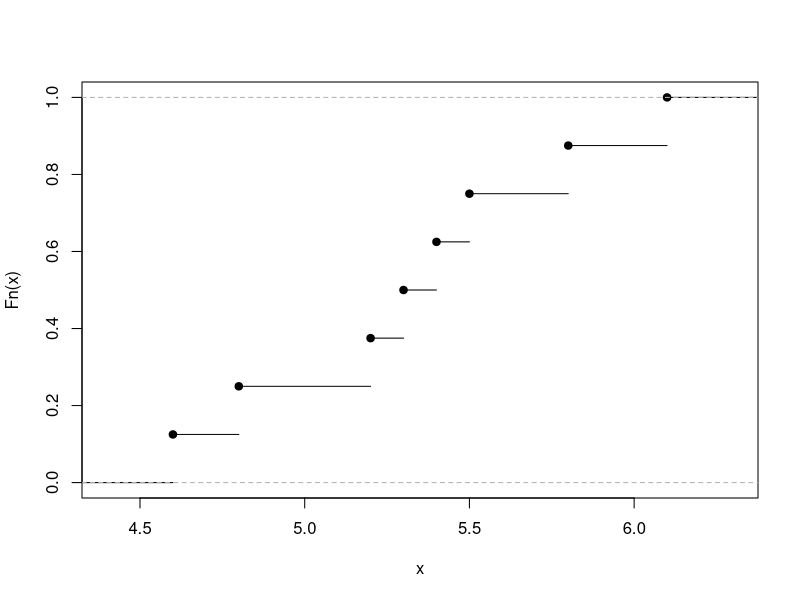
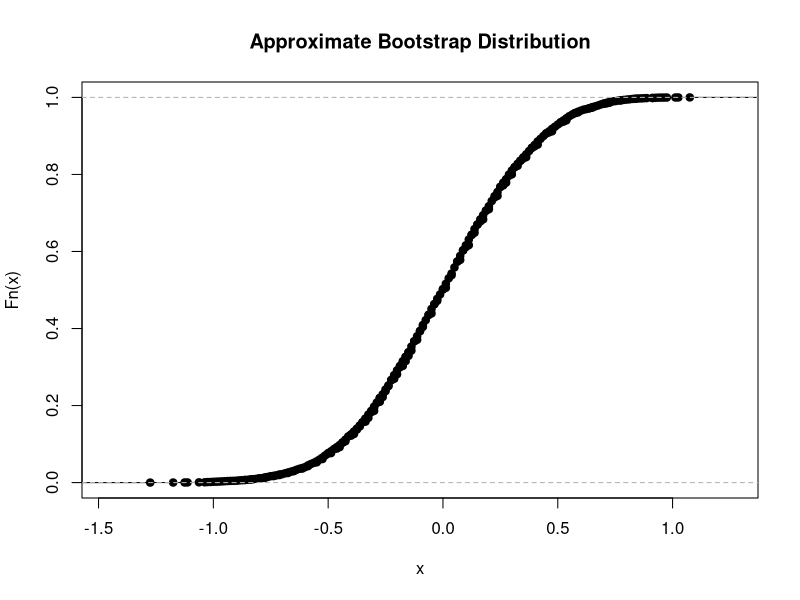
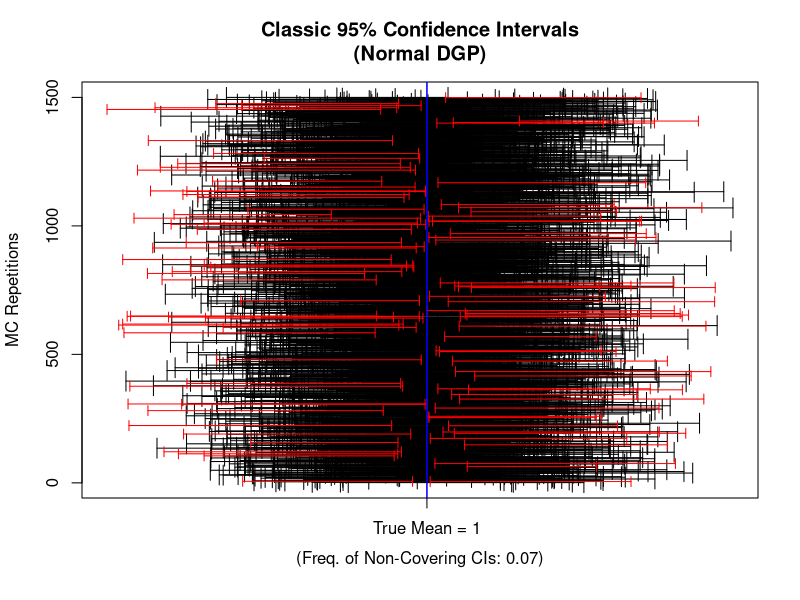
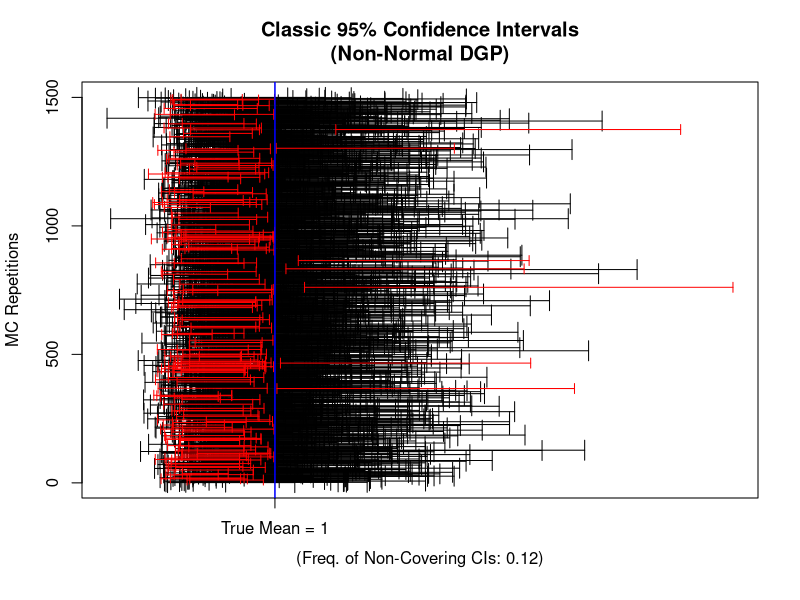
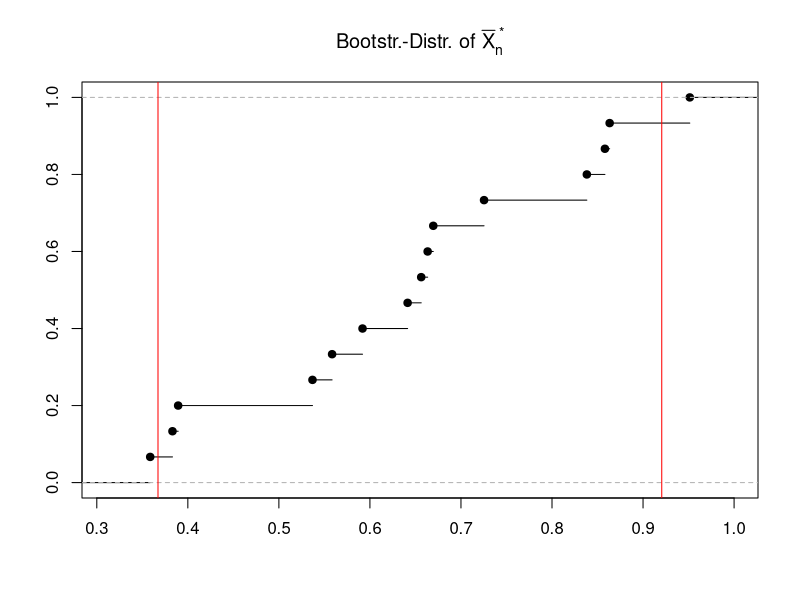
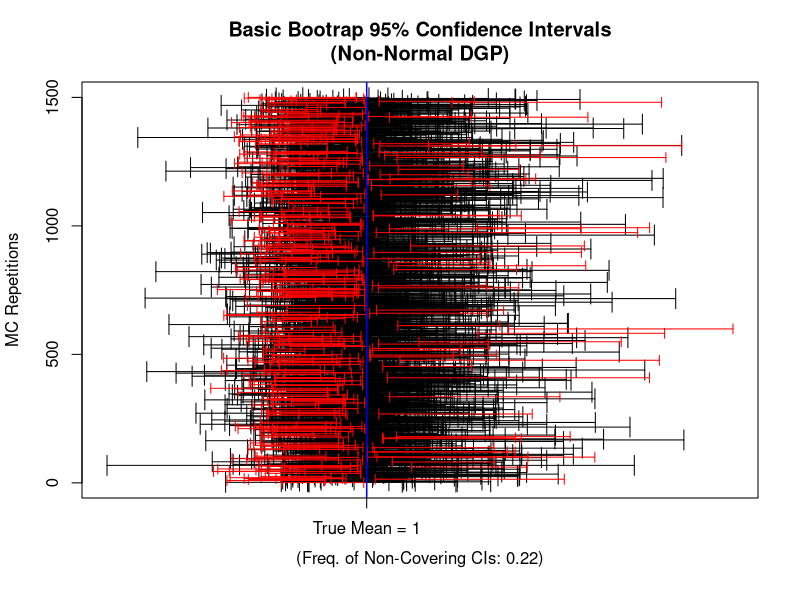
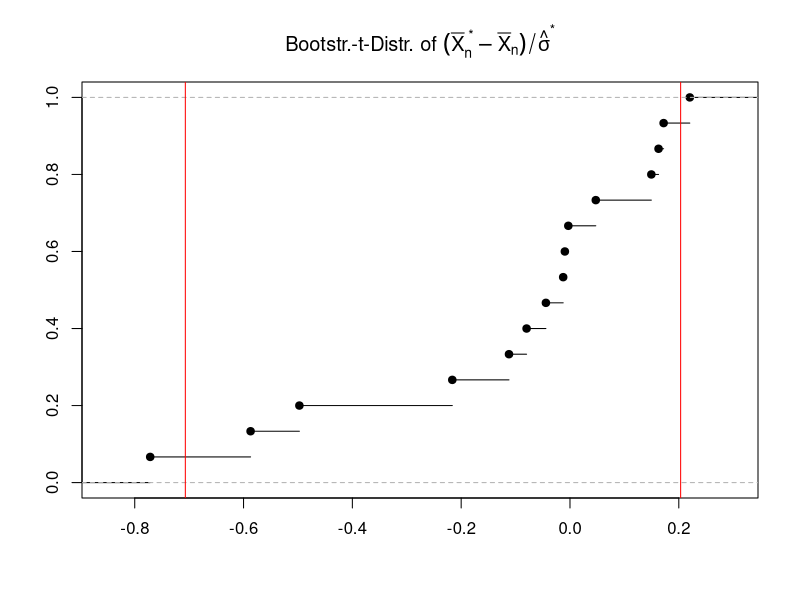
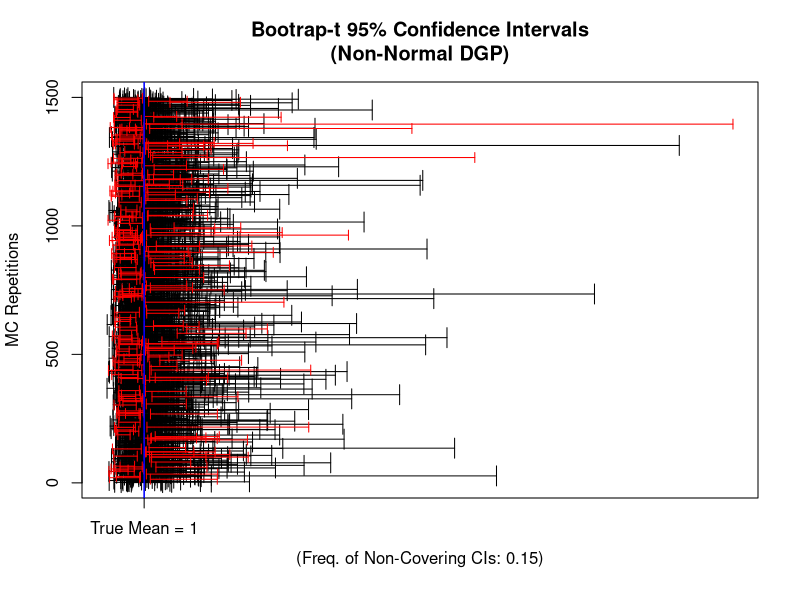

Reproduce these figures in R, in order.
## ---- chunk 1

observedSample <- c(5.20, 4.80, 5.30, 4.60, 
                    6.10, 5.40, 5.80, 5.50)

myecdf_fun     <- ecdf(observedSample)

plot(myecdf_fun, main="")


## Note: ecdf() returns a function!
myecdf_fun(5.0)
## ---- chunk 2
observedSample <- c(-0.6, 1.0,  1.4, -0.8, 
                     1.6, 1.9, -0.1,  0.7)
## ---- chunk 3
## generating a bootstrap sample
bootSample <- sample(x       = observedSample, 
                     size    = length(observedSample), 
                     replace = TRUE)
## ---- chunk 4
n                <- length(observedSample)
Xbar             <- mean(observedSample)
m                <- 10000 # number of bootstrap samples 
Xbar_boot        <- vector(mode = "double", length = m)

for(k in seq_len(m)){
 bootSample          <- sample(x       = observedSample, 
                               size    = n, 
                               replace = TRUE)
 Xbar_boot[k]        <- mean(bootSample)
}

plot(ecdf( Xbar_boot - Xbar ), 
     main="Approximate Bootstrap Distribution")
## ---- chunk 5
round(sd(Xbar_boot), 2)
## ---- chunk 6
##  Setup:
n     <-   20 # Sample Size
mean  <-    1 # Mean
sdev  <-    2 # Standard Deviation
alpha <- 0.05 # Level

set.seed(123)
B          <- 1500 # MC repetitions
CI.lo.vec  <- rep(NA, B)
CI.up.vec  <- rep(NA, B)
  
## MC-Simulation:
for(b in 1:B){
  ## Data Generating Process:
  X.sample     <- rnorm(n=n, mean = mean, sd = sdev) 
  ## Estimates:
  X.bar.MC     <- mean(X.sample)
  sd.hat.MC    <- sd(X.sample)
  ## Classic CIs:
  
  CI.lo.vec[b] <- X.bar.MC - qnorm(p = 1-alpha/2)*(sd.hat.MC/sqrt(n))
  CI.up.vec[b] <- X.bar.MC + qnorm(p = 1-alpha/2)*(sd.hat.MC/sqrt(n))

  #CI.lo.vec[b] <- X.bar.MC - qt(p = 1-alpha/2, df=n-1)*(sd.hat.MC/sqrt(n))
  #CI.up.vec[b] <- X.bar.MC + qt(p = 1-alpha/2, df=n-1)*(sd.hat.MC/sqrt(n))
}

## How often does the classic CI cover the true mean?
CI.checks      <- CI.lo.vec <= mean  &  mean <= CI.up.vec
freq.non.cover <- length(CI.checks[CI.checks==FALSE])/B

## Plot
plot(x=0,y=0,xlim=range(CI.lo.vec, CI.up.vec), ylim=c(1,B), type="n", 
     ylab="MC Repetitions", xlab="", axes = FALSE, 
     main="Classic 95% Confidence Intervals\n(Normal DGP)")
axis(1, at=c(1), labels ="True Mean = 1")
axis(2); box()
mtext(side = 1, text=paste0("(Freq. of Non-Covering CIs: ",
      round(freq.non.cover,digits = 2),")"), line = 2.5)
## Covering CIs:
arrows(x0=CI.lo.vec[CI.checks==TRUE], 
       x1=CI.up.vec[CI.checks==TRUE], 
       y0=c(1:B)[CI.checks==TRUE], y1=c(1:B)[CI.checks==TRUE], 
       angle=90, code = 3, length = .1, col="black")
## Non-Covering CIs:
arrows(x0=CI.lo.vec[CI.checks==FALSE], 
       x1=CI.up.vec[CI.checks==FALSE], 
       y0=c(1:B)[CI.checks==FALSE], y1=c(1:B)[CI.checks==FALSE], 
       angle=90, code = 3, length = .05, col="red")
abline(v=mean,col="blue", lwd=1.5)
## ---- chunk 7
## Setup:
n     <-   20  # Sample Size
df    <-    1  # (=> mean==1)
alpha <- 0.05 # Level

set.seed(123)
B          <- 1500 # MC repetitions
CI.lo.vec  <- rep(NA, B)
CI.up.vec  <- rep(NA, B)
  
## MC-Simulation:
for(b in 1:B){
  ## Data Generating Process:
  X.sample     <- rchisq(n, df=df)
  ## Estimates:
  X.bar.MC     <- mean(X.sample)
  sd.hat.MC    <- sd(X.sample)
  ## Classic CIs:
  
  CI.lo.vec[b] <- X.bar.MC - qnorm(p = 1-alpha/2)*(sd.hat.MC/sqrt(n))
  CI.up.vec[b] <- X.bar.MC + qnorm(p = 1-alpha/2)*(sd.hat.MC/sqrt(n))
  
  #CI.lo.vec[b] <- X.bar.MC - qt(p = 1-alpha/2, df=n-1)*(sd.hat.MC/sqrt(n))
  #CI.up.vec[b] <- X.bar.MC + qt(p = 1-alpha/2, df=n-1)*(sd.hat.MC/sqrt(n))
}

## How often does the classic CI cover the true mean?
CI.checks      <- CI.lo.vec <= mean  &  mean <= CI.up.vec
freq.non.cover <- length(CI.checks[CI.checks==FALSE])/B

## Plot
plot(x=0,y=0,xlim=range(CI.lo.vec, CI.up.vec), ylim=c(1,B), type="n", 
     ylab="MC Repetitions", xlab="", axes = FALSE, 
     main="Classic 95% Confidence Intervals\n(Non-Normal DGP)")
axis(1, at=c(1), labels ="True Mean = 1")
axis(2); box()
mtext(side = 1, text=paste0("(Freq. of Non-Covering CIs: ",
      round(freq.non.cover,digits = 2),")"), line = 2.5)
## Covering CIs:
arrows(x0=CI.lo.vec[CI.checks==TRUE], 
       x1=CI.up.vec[CI.checks==TRUE], 
       y0=c(1:B)[CI.checks==TRUE], y1=c(1:B)[CI.checks==TRUE], 
       angle=90, code = 3, length = .1, col="black")
## Non-Covering CIs:
arrows(x0=CI.lo.vec[CI.checks==FALSE], 
       x1=CI.up.vec[CI.checks==FALSE], 
       y0=c(1:B)[CI.checks==FALSE], y1=c(1:B)[CI.checks==FALSE], 
       angle=90, code = 3, length = .05, col="red")
abline(v=mean,col="blue", lwd=1.5)
## ---- chunk 8
## Setup:
n     <-   20  # Sample Size
df    <-    1  # (=> mean==1)

## IID random sample:
set.seed(123)
S_n  <- rchisq(n, df=df)

## Empirical mean:
(X.bar <- mean(S_n))
## ---- chunk 9
## Bootstr-Setup:
alpha            <- 0.05
n.Bootsrap.draws <- 15#1500

## Generate bootstap samples:
Bootstr.Samples  <- matrix(NA, nrow=n, ncol=n.Bootsrap.draws)

for(j in 1:n.Bootsrap.draws){
  Bootstr.Samples[,j] <- sample(x=S_n, size=n, replace = TRUE)
}
## Boostrap draws of \bar{X}_n^*:
X.bar.bootstr.vec <- apply(X = Bootstr.Samples, MARGIN = 2, FUN = mean)

## Quantile of the bootstr.-distribution of \bar{X}_n^*:
t.1 <- quantile(X.bar.bootstr.vec, probs = 1-alpha/2)
t.2 <- quantile(X.bar.bootstr.vec, probs = alpha/2)
## plot
plot(ecdf(X.bar.bootstr.vec), xlab="", ylab="",
     main=expression(paste("Bootstr.-Distr. of ",bar(X)[n]^{" *"})))
abline(v=c(t.1,t.2),col="red")
## ---- chunk 10
## Basic Bootstrap Confidence Interval:
CI.Basic.Bootstr.lo <- 2*X.bar - t.1
CI.Basic.Bootstr.up <- 2*X.bar - t.2

## Re-labeling of otherwise false names:
attr(CI.Basic.Bootstr.lo, "names") <- c("2.5%")
attr(CI.Basic.Bootstr.up, "names") <- c("97.5%")
##
c(CI.Basic.Bootstr.lo, CI.Basic.Bootstr.up)
## ---- chunk 11
## Setup:
n     <-   20  # Sample Size
df    <-    1  # (=> mean==1)
mean  <-   df
alpha <- 0.05 # Level
n.Bootsrap.draws <- 15#1500

## MC-Setup:
set.seed(123)
B          <- 1500 # MC repetitions
CI.Basic.Bstr.lo.vec <- rep(NA, B)
CI.Basic.Bstr.up.vec <- rep(NA, B)

## MC-Simulation:
for(b in 1:B){
  ## Data Generating Process:
  S_n.MC        <- rchisq(n, df=df)
  ## Estimate:
  X.bar.MC      <- mean(S_n.MC)
  ## 
  Bootstr.Samples.MC  <- matrix(NA, nrow=n, ncol=n.Bootsrap.draws)
  for(j in 1:n.Bootsrap.draws){
    Bootstr.Samples.MC[,j] <- sample(x=S_n.MC, size=n, replace = TRUE)
  }
  X.bar.bootstr.MC.vec <- apply(X = Bootstr.Samples.MC, MARGIN = 2, FUN = mean)
  ## (1-alpha/2)-quantile:
  t.1.MC <- quantile(X.bar.bootstr.MC.vec, probs = 1-alpha/2)
  t.2.MC <- quantile(X.bar.bootstr.MC.vec, probs = alpha/2)
  ## Basic Bootstrap CIs:
  CI.Basic.Bstr.lo.vec[b] <- 2*X.bar.MC - t.1.MC
  CI.Basic.Bstr.up.vec[b] <- 2*X.bar.MC - t.2.MC
}

## How often does the classic CI cover the true mean?
CI.checks      <- CI.Basic.Bstr.lo.vec<=mean & mean<=CI.Basic.Bstr.up.vec
freq.non.cover <- length(CI.checks[CI.checks==FALSE])/B

## Plot
plot(x=0,y=0,xlim=range(CI.Basic.Bstr.lo.vec, CI.Basic.Bstr.up.vec), 
     ylim=c(1,B), type="n", 
     ylab="MC Repetitions", xlab="", axes = FALSE, 
     main="Basic Bootrap 95% Confidence Intervals\n(Non-Normal DGP)")
axis(1, at=c(1), labels ="True Mean = 1")
axis(2); box()
mtext(side = 1, text=paste0("(Freq. of Non-Covering CIs: ",
      round(freq.non.cover,digits = 2),")"), line = 2.5)
## Covering CIs:
arrows(x0=CI.Basic.Bstr.lo.vec[CI.checks==TRUE], 
       x1=CI.Basic.Bstr.up.vec[CI.checks==TRUE], 
       y0=c(1:B)[CI.checks==TRUE], y1=c(1:B)[CI.checks==TRUE], 
       angle=90, code = 3, length = .1, col="black")
## Non-Covering CIs:
arrows(x0=CI.Basic.Bstr.lo.vec[CI.checks==FALSE], 
       x1=CI.Basic.Bstr.up.vec[CI.checks==FALSE], 
       y0=c(1:B)[CI.checks==FALSE], y1=c(1:B)[CI.checks==FALSE], 
       angle=90, code = 3, length = .05, col="red")
abline(v=mean,col="blue", lwd=1.5)
## ---- chunk 12
## Setup:
n     <-   20  # Sample Size
df    <-    1  # (=> mean==1)

## IID random sample:
set.seed(123)
S_n  <- rchisq(n, df=df)

## Empirical mean and sd:
X.bar   <- mean(S_n)
sd.hat  <- sd(S_n)

## Bootstr-Setup:
alpha            <- 0.05
n.Bootsrap.draws <- 15#1500

## Generate bootstap samples:
Bootstr.Samples  <- matrix(NA, nrow=n, ncol=n.Bootsrap.draws)

for(j in 1:n.Bootsrap.draws){
  Bootstr.Samples[,j] <- sample(x=S_n, size=n, replace = TRUE)
}
## Compute boostrap draws of (\bar{X}_n^*-\bar{X}_n)/\hat{\sigma}^\ast:
X.bar.bootstr.vec    <- apply(X = Bootstr.Samples, MARGIN = 2, FUN = mean)
sd.bootstr.vec       <- apply(X = Bootstr.Samples, MARGIN = 2, FUN = sd)
##
Bootstr.t.sample.vec <- (X.bar.bootstr.vec - X.bar)/sd.bootstr.vec
## Quantile of the bootstr.-distribution of \bar{X}_n^*:
tau.1 <- quantile(Bootstr.t.sample.vec, probs = 1-alpha/2)
tau.2 <- quantile(Bootstr.t.sample.vec, probs = alpha/2)
## plot
plot(ecdf(Bootstr.t.sample.vec), xlab="", ylab="",
     main=expression(paste("Bootstr.-t-Distr. of ",
          (bar(X)[n]^{" *"}-bar(X)[n])/hat(sigma)^{"*"})))
abline(v=c(tau.1,tau.2),col="red")
## ---- chunk 13
## Basic Bootstrap Confidence Interval:
CI.Bstr.t.lo <- X.bar - tau.1 * sd.hat
CI.Bstr.t.up <- X.bar - tau.2 * sd.hat

## Re-labeling of otherwise false names:
attr(CI.Bstr.t.lo, "names") <- c("2.5%")
attr(CI.Bstr.t.up, "names") <- c("97.5%")
##
c(CI.Bstr.t.lo, CI.Bstr.t.up)
## ---- chunk 14
## Setup:
n     <-   20  # Sample Size
df    <-    1  # (=> mean==1)
mean  <-   df
alpha <- 0.05 # Level
n.Bootsrap.draws <- 15#1500

## MC-Setup:
set.seed(123)
B          <- 1500 # MC repetitions
CI.Bstr.t.lo.vec <- rep(NA, B)
CI.Bstr.t.up.vec <- rep(NA, B)

## MC-Simulation:
for(b in 1:B){
  ## Data Generating Process:
  S_n.MC        <- rchisq(n, df=df)
  ## Estimates:
  X.bar.MC      <- mean(S_n.MC)
  sd.MC         <- sd(S_n.MC)
  ## 
  Bootstr.Samples.MC  <- matrix(NA, nrow=n, ncol=n.Bootsrap.draws)
  for(j in 1:n.Bootsrap.draws){
    Bootstr.Samples.MC[,j] <- sample(x=S_n.MC, size=n, replace = TRUE)
  }
  X.bar.bootstr.MC.vec <- apply(X = Bootstr.Samples.MC, MARGIN = 2, FUN = mean)
  sd.bootstr.MC.vec    <- apply(X = Bootstr.Samples.MC, MARGIN = 2, FUN = sd)
  ## Make it a "Bootstrap-t" sample:
  Bootstr.t.MC.vec <- (X.bar.bootstr.MC.vec - X.bar.MC)/sd.bootstr.MC.vec
  ## (1-alpha/2)-quantile:
  tau.1.MC <- quantile(Bootstr.t.MC.vec, probs = 1-alpha/2)
  tau.2.MC <- quantile(Bootstr.t.MC.vec, probs = alpha/2)
  ## Basic Bootstrap CIs:
  CI.Bstr.t.lo.vec[b] <- X.bar.MC - tau.1.MC * sd.MC
  CI.Bstr.t.up.vec[b] <- X.bar.MC - tau.2.MC * sd.MC
}

## How often does the classic CI cover the true mean?
CI.checks      <- CI.Bstr.t.lo.vec<=mean & mean<=CI.Bstr.t.up.vec
freq.non.cover <- length(CI.checks[CI.checks==FALSE])/B

## Plot
plot(x=0,y=0,xlim=range(CI.Bstr.t.lo.vec, CI.Bstr.t.up.vec), 
     ylim=c(1,B), type="n", 
     ylab="MC Repetitions", xlab="", axes = FALSE, 
     main="Bootrap-t 95% Confidence Intervals\n(Non-Normal DGP)")
axis(1, at=c(1), labels ="True Mean = 1")
axis(2); box()
mtext(side = 1, text=paste0("(Freq. of Non-Covering CIs: ",
      round(freq.non.cover,digits = 2),")"), line = 2.5)
## Covering CIs:
arrows(x0=CI.Bstr.t.lo.vec[CI.checks==TRUE], 
       x1=CI.Bstr.t.up.vec[CI.checks==TRUE], 
       y0=c(1:B)[CI.checks==TRUE], y1=c(1:B)[CI.checks==TRUE], 
       angle=90, code = 3, length = .1, col="black")
## Non-Covering CIs:
arrows(x0=CI.Bstr.t.lo.vec[CI.checks==FALSE], 
       x1=CI.Bstr.t.up.vec[CI.checks==FALSE], 
       y0=c(1:B)[CI.checks==FALSE], y1=c(1:B)[CI.checks==FALSE], 
       angle=90, code = 3, length = .05, col="red")
abline(v=mean,col="blue", lwd=1.5)
